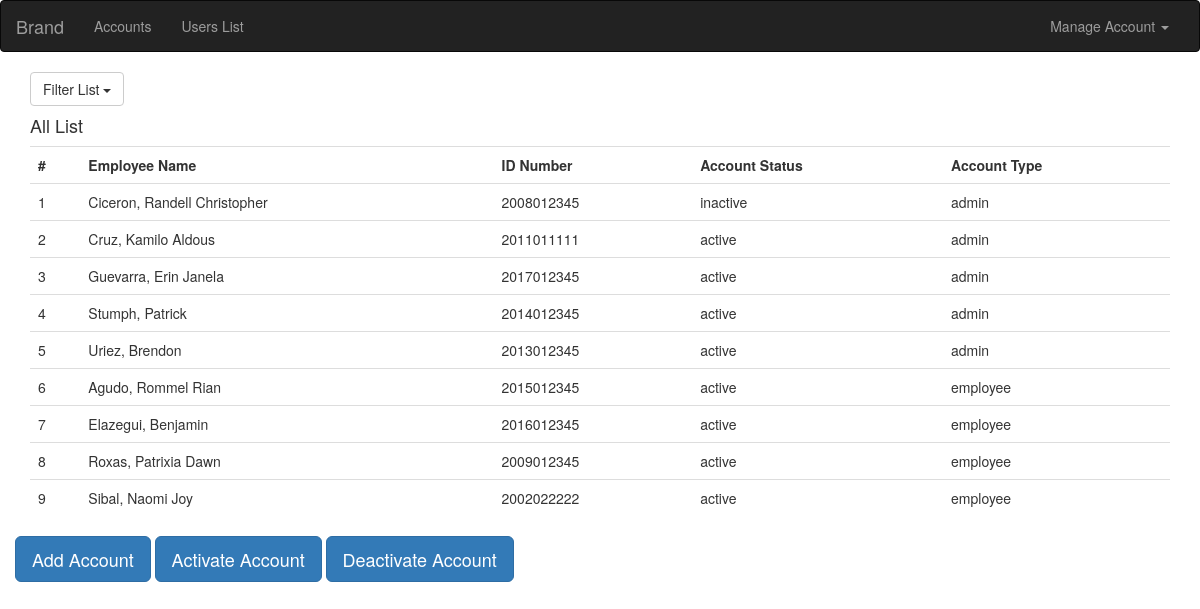
The app's page /view/admin/index.php?users=all (signed in) with its own data.
### tables this page shows
CREATE TABLE IF NOT EXISTS `wt_admin` (
`adminID` int(11) NOT NULL,
  `accountID` int(11) NOT NULL,
  `idnum` varchar(20) NOT NULL,
  `lname` varchar(50) NOT NULL,
  `fname` varchar(100) NOT NULL,
  `mname` varchar(50) NOT NULL,
  `email` varchar(100) NOT NULL
);

CREATE TABLE IF NOT EXISTS `wt_accounts` (
`accountID` int(11) NOT NULL,
  `username` varchar(25) NOT NULL,
  `password` varchar(100) NOT NULL,
  `accountType` enum('admin','user','employee') NOT NULL,
  `status` enum('active','inactive') NOT NULL,
  `setQ` tinyint(1) NOT NULL
);

CREATE TABLE IF NOT EXISTS `wt_employee` (
`employeeID` int(11) NOT NULL,
  `accountID` int(11) NOT NULL,
  `idnum` varchar(20) NOT NULL,
  `lname` varchar(50) NOT NULL,
  `fname` varchar(100) NOT NULL,
  `mname` varchar(50) NOT NULL,
  `email` varchar(100) NOT NULL
);

### model/model.php (the view, shortened to what this page needs)
<?php
    function all_list() {
        global $con;
        $query_admin = "SELECT wt_admin.accountID, wt_admin.lname, wt_admin.fname, wt_admin.idnum,
                wt_accounts.accountID, wt_accounts.status, wt_accounts.accountType
                FROM wt_admin, wt_accounts WHERE wt_admin.accountID = wt_accounts.accountID ORDER BY wt_admin.lname";
        $query_employee = "SELECT wt_employee.accountID, wt_employee.lname, wt_employee.fname, wt_employee.idnum,
            wt_accounts.accountID, wt_accounts.status, wt_accounts.accountType
                FROM wt_employee, wt_accounts WHERE wt_employee.accountID = wt_accounts.accountID ORDER BY wt_employee.lname";
        $result_admin = mysqli_query($con, $query_admin);
        $result_employee = mysqli_query($con, $query_employee);
        $i = 0;
        while($row = mysqli_fetch_array($result_admin)) {
            $i = $i + 1;
            $lname = $row['lname'];
            $fname = $row['fname'];
            $idnum = $row['idnum'];
            $status = $row['status'];
            $atype = $row['accountType'];
            $fullname = $lname.", ".$fname;
            echo "<tr>
                    <td>".$i."</td>
                    <td>".$fullname."</td>
                    <td>".$idnum."</td>
                    <td>".$status."</td>
                    <td>".$atype."</td>
                </tr>";
        }
        while($row = mysqli_fetch_array($result_employee)) {
            $i = $i + 1;
            $lname = $row['lname'];
            $fname = $row['fname'];
            $idnum = $row['idnum'];
            $status = $row['status'];
            $atype = $row['accountType'];
            $fullname = $lname.", ".$fname;
            echo "<tr>
                    <td>".$i."</td>
                    <td>".$fullname."</td>
                    <td>".$idnum."</td>
                    <td>".$status."</td>
                    <td>".$atype."</td>
                </tr>";
        }
    }
?>

### records on screen
wt_admin: fullname "Ciceron, Randell Christopher", idnum "2008012345", accountID.status "inactive", accountID.accountType "admin"
wt_admin: fullname "Cruz, Kamilo Aldous", idnum "2011011111", accountID.status "active", accountID.accountType "admin"
wt_admin: fullname "Guevarra, Erin Janela", idnum "2017012345", accountID.status "active", accountID.accountType "admin"
wt_admin: fullname "Stumph, Patrick", idnum "2014012345", accountID.status "active", accountID.accountType "admin"
wt_admin: fullname "Uriez, Brendon", idnum "2013012345", accountID.status "active", accountID.accountType "admin"
wt_employee: fullname "Agudo, Rommel Rian", idnum "2015012345", accountID.status "active", accountID.accountType "employee"
wt_employee: fullname "Elazegui, Benjamin", idnum "2016012345", accountID.status "active", accountID.accountType "employee"
wt_employee: fullname "Roxas, Patrixia Dawn", idnum "2009012345", accountID.status "active", accountID.accountType "employee"
wt_employee: fullname "Sibal, Naomi Joy", idnum "2002022222", accountID.status "active", accountID.accountType "employee"
